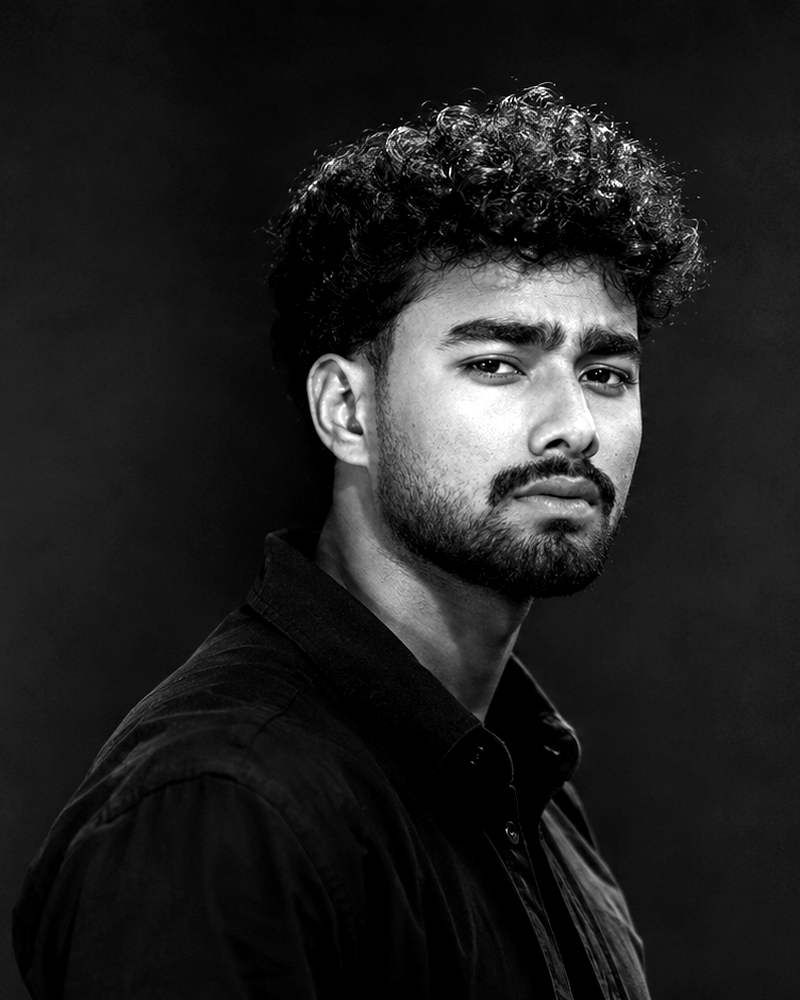
#> input picture source-prepped.png, 800 x 1000 px
$ python make_ascii_svg.py
#> lines starting #> are read from the running program, lines starting #| are printed output that depends on the picture; after the words box and inside, x2 and y2 are one past the last pixel; in counts of white or black regions, pixels touching at a corner belong together
"""Render an adaptive, high-density terminal halftone portrait as SVG."""
from html import escape
from pathlib import Path

import numpy as np
from PIL import Image, ImageEnhance, ImageFilter

ROOT = Path(__file__).resolve().parents[1]
SOURCE, TARGET = ROOT / "source-prepped.png", ROOT / "profile-ascii.svg"
if not SOURCE.is_file():
    raise SystemExit("Run scripts/prep_photo.py source-photo.jpg first.")

# Keep the published SVG canvas unchanged while increasing sampling density.
WIDTH, HEIGHT, PAD, BAR = 630, 866, 20, 31
COLS, ROWS = 96, 78
ART_W, ART_H = WIDTH - PAD * 2, HEIGHT - 78
CELL_W, CELL_H = ART_W / COLS, ART_H / ROWS
PORTRAIT_COLOR = "#9FE4FB"
RAMP = " .:*cCsS"  # light to dense; intentionally excludes heavy symbols


def adaptive_halftone() -> list[str]:
    """Use local contrast plus Floyd–Steinberg diffusion for facial detail."""
    image = Image.open(SOURCE).convert("L")
#> image is the input picture: PIL image 800x1000 L; min 0, max 255, mean 32.5
    image = ImageEnhance.Contrast(image).enhance(1.28)
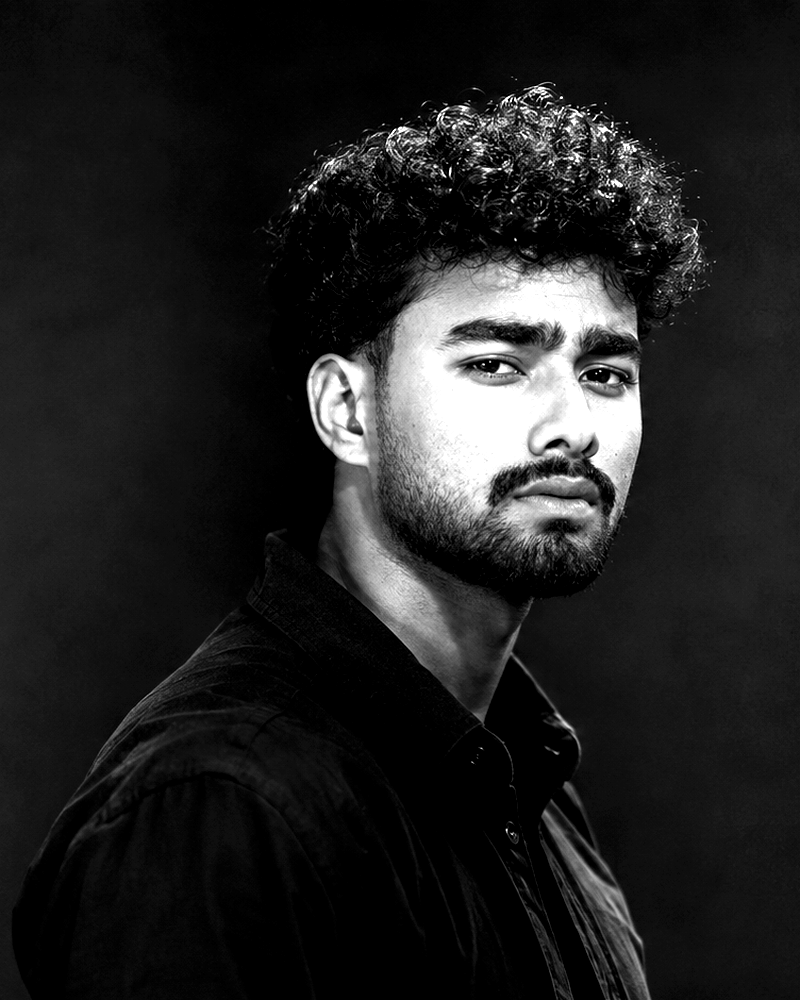
#> image: PIL image 800x1000 L; min 0, max 255, mean 32.8
    image = image.filter(ImageFilter.UnsharpMask(radius=1.4, percent=125, threshold=2))
    image = image.resize((COLS, ROWS), Image.Resampling.LANCZOS)
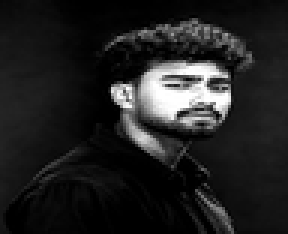
#> image: PIL image 96x78 L (shown 3 times larger); min 0, max 255, mean 33.2
    gray = np.asarray(image, dtype=np.float32) / 255.0
    darkness = 1.0 - gray
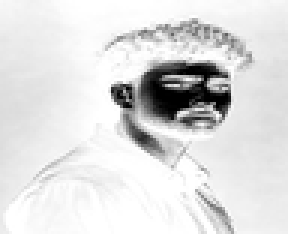
#> darkness: shape (78, 96) float32 (shown 3 times larger); min 0, max 1, mean 0.87
    local_average = 1.0 - np.asarray(image.filter(ImageFilter.GaussianBlur(1.15)), dtype=np.float32) / 255.0
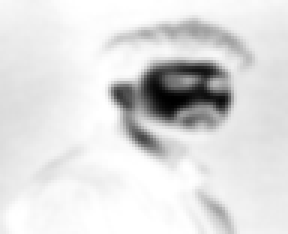
#> local_average: shape (78, 96) float32 (shown 3 times larger); min 0, max 1, mean 0.87
    working = np.clip(darkness + 0.58 * (darkness - local_average), 0.0, 1.0)
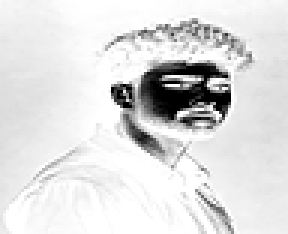
#> working: shape (78, 96) float32 (shown 3 times larger); min 0, max 1, mean 0.869
    mask = darkness > 0.055  # rembg-composited white remains fully empty
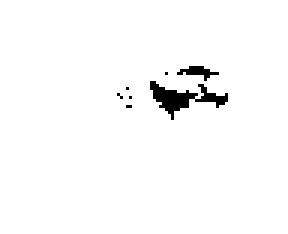
#> mask: shape (78, 96) bool (shown 3 times larger); 97.9% white; 7 black regions (5 under 20 px), largest, box (x1, y1, x2, y2) and area: (50, 27, 76, 40) 122, (59, 22, 73, 27) 31
    levels = len(RAMP) - 1
    characters: list[list[str]] = [[" "] * COLS for _ in range(ROWS)]

    for y in range(ROWS):
        for x in range(COLS):
            if not mask[y, x]:
                continue
            original = working[y, x]
            level = int(np.clip(round(original * levels), 0, levels))
            quantized = level / levels
            characters[y][x] = RAMP[level]
            error = original - quantized
            for dx, dy, weight in ((1, 0, 7 / 16), (-1, 1, 3 / 16), (0, 1, 5 / 16), (1, 1, 1 / 16)):
                nx, ny = x + dx, y + dy
                if 0 <= nx < COLS and 0 <= ny < ROWS and mask[ny, nx]:
                    working[ny, nx] = np.clip(working[ny, nx] + error * weight, 0.0, 1.0)
#> after the loop, characters = 78 items
    return ["".join(row) for row in characters]


lines = adaptive_halftone()
#> lines = 78 items
parts = [
    f'<svg xmlns="http://www.w3.org/2000/svg" viewBox="0 0 {WIDTH} {HEIGHT}" role="img" aria-labelledby="title desc">',
    '<title id="title">Animated ASCII portrait of Afsal A Azeez</title>',
    '<desc id="desc">A high-density monochrome terminal halftone portrait that sketches itself once over a transparent background.</desc>',
    '<style>text{font-family:ui-monospace,SFMono-Regular,Consolas,monospace}.row{animation:draw .216s steps(7,end) both}.cursor{transform-box:fill-box;transform-origin:left center;animation:cursor .216s linear both}@keyframes draw{from{opacity:0;clip-path:inset(0 100% 0 0)}to{opacity:1;clip-path:inset(0 0 0 0)}}@keyframes cursor{0%{opacity:0;transform:translateX(0)}8%{opacity:.9}90%{opacity:.9}100%{opacity:0;transform:translateX(590px)}}</style>',
    f'<line x2="{WIDTH}" y1="{BAR}" y2="{BAR}" stroke="#30363d"/>',
    f'<text x="{WIDTH / 2}" y="20" text-anchor="middle" fill="#8b949e" font-size="12">afsal@github: ~/whoami</text>',
]
for index, color in enumerate(("#8b949e", "#6e7681", "#484f58")):
    parts.append(f'<circle cx="{PAD + index * 15}" cy="15" r="4" fill="{color}"/>')

# More rows need a slightly tighter stagger to preserve the original total reveal time.
for row, line in enumerate(lines):
    delay, duration = row * 0.041, 0.216
    row_y = BAR + row * CELL_H
    text_y = BAR + 17 + row * CELL_H
    text = (f'<text class="row" x="{PAD}" y="{text_y:.2f}" fill="{PORTRAIT_COLOR}" '
            f'font-size="{CELL_H * .86:.2f}" xml:space="preserve" textLength="{ART_W:.2f}" '
            f'lengthAdjust="spacing" style="animation-delay:{delay:.3f}s">{escape(line)}</text>')
    # CSS animation works in GitHub-rendered SVGs; without it, the text stays visible.
    parts.append(text)
    parts.append(
        f'<rect x="{PAD}" y="{row_y + 1:.2f}" width="{CELL_W:.2f}" height="{CELL_H - 2:.2f}" '
        f'fill="{PORTRAIT_COLOR}" opacity="0" class="cursor" style="animation-delay:{delay:.3f}s"/>'
    )
#> this loop made 78 passes
#> (delay, row_y, text_y) on passes 1 to 12: (0, 31, 48), (0.041, 41.1, 58.1), (0.082, 51.21, 68.21), (0.123, 61.31, 78.31), (0.164, 71.41, 88.41), (0.205, 81.51, 98.51), (0.246, 91.62, 108.6), (0.287, 101.7, 118.7), (0.328, 111.8, 128.8), (0.369, 121.9, 138.9), (0.41, 132, 149), (0.451, 142.1, 159.1)
#> after the loop, parts = 165 items

parts += [
    f'<line x2="{WIDTH}" y1="{HEIGHT - 30}" y2="{HEIGHT - 30}" stroke="#30363d"/>',
    f'<text x="{PAD}" y="{HEIGHT - 10}" fill="#8b949e" font-size="12">whoami  <tspan fill="#c9d1d9">Afsal A Azeez</tspan></text>',
    '</svg>',
]
TARGET.write_text("".join(parts), encoding="utf-8")
print(f"wrote {TARGET}")
